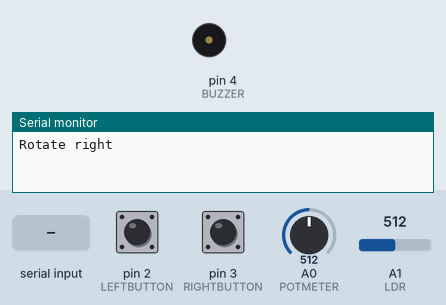
The sketch below on a simulated Arduino Uno, built with avr-gcc and run on an emulated ATmega328P. Shown: buzzer (waves = sounding), the last lines printed to the serial monitor. The test bench sets the inputs (shaded band); at power-on: A1 (LDR) = 512, pin 2 (LEFTBUTTON) LOW, pin 3 (RIGHTBUTTON) LOW, A0 (POTMETER) = 512.

Above: at 1.2 s.
1.3 s: byte 1 (1) received over Serial
At 1.46 s:
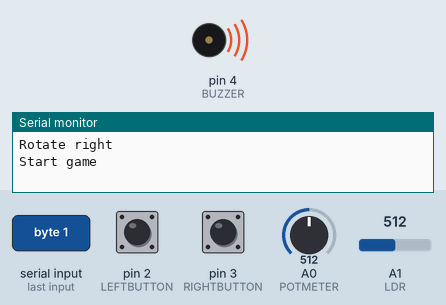
5.8 s: A1 (LDR) set to 162
7.3 s: A1 (LDR) set to 136
Timing chart, 0 to 10.3 s (numbered marks = the images above; inputs shaded):
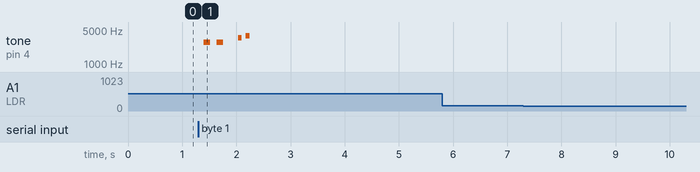

The sketch:

Arduino_connection.ino
```cpp
#define LEFTBUTTON 2
#define RIGHTBUTTON 3
#define BUZZER 4
#define POTMETER A0
#define LDR A1

long previous_time = millis();
int interval = 200;
static int potmeterPrevValue = map(analogRead(POTMETER), 0, 1023, 1, 4);

void setup() {
  Serial.begin(9600);

  pinMode(LEFTBUTTON, INPUT);
  pinMode(RIGHTBUTTON, INPUT);
  pinMode(POTMETER, INPUT);
  pinMode(LDR, INPUT);
  pinMode(BUZZER, OUTPUT);
}

void loop() {
  checkRightButton();
  checkLeftButton();
  checkPotmeter();
  checkLdr();
  checkBothButtons();
  checkStateGame();
}

void checkRightButton(){
  int rightState = digitalRead(RIGHTBUTTON);

  if (rightState == 1){
    Serial.println("Right");
    delay(interval);
  }
}

void checkLeftButton(){
  int leftState = digitalRead(LEFTBUTTON);

  if (leftState == 1){
    Serial.println("Left");
    delay(interval);
  }
}

void checkPotmeter(){
  int potmeterCurrValue = map(analogRead(POTMETER), 0, 1023, 1, 5);

  if (potmeterCurrValue > potmeterPrevValue){
    Serial.println("Rotate right");
  } else if (potmeterCurrValue < potmeterPrevValue){
    Serial.println("Rotate left");
  }

  delay(interval);
  potmeterPrevValue = potmeterCurrValue;
}

void checkLdr() {
  int ldrValue = analogRead(LDR);

  if (ldrValue < 150) {
    Serial.println("Pause");
  }
}

void checkBothButtons() {
  int leftState = digitalRead(LEFTBUTTON);
  int rightState = digitalRead(RIGHTBUTTON);

  if (leftState == 1 && rightState == 1 && millis() - previous_time > interval) {
    Serial.println("Both pressed");
    previous_time = millis();
  }
}

void checkStateGame() {
  if (Serial.available() > 0) {
    byte incomingByte = Serial.read();
    int NOTE1 = 2800;
    int delayOne = 120;
    int delayTwo = 70;

    // byte 1 = Start game
    if (incomingByte == 1) {
      Serial.println("Start game");

      for (int i = 0; i < 2; i++) {
        tone(BUZZER, NOTE1);
        delay(delayOne);
        noTone(BUZZER);
        delay(delayOne);
      }
      delay(150);
      for (int i = 3500; i < 3801; i+= 300) {
        tone(BUZZER, i);
        delay(delayTwo);
        noTone(BUZZER);
        delay(delayTwo);
      }
    } else if (incomingByte == 2) { // byte 2 = game over
      Serial.println("Game over");

      for (int i = 300; i > 99; i -= 100) {
        tone(BUZZER,i);
        delay(delayOne);
        noTone(BUZZER);
        delay(delayOne);
      }
    }
  }
}
```

Measured:
- after the input at 1.3 s, tone on pin 4 (BUZZER): plays 2800 Hz for 0.12 s, 2800 Hz for 0.12 s, 3500 Hz for 0.07 s, 3800 Hz for 0.07 s, starting after 0.10 s
- after the input at 5.8 s, every drawn part: stays the same
